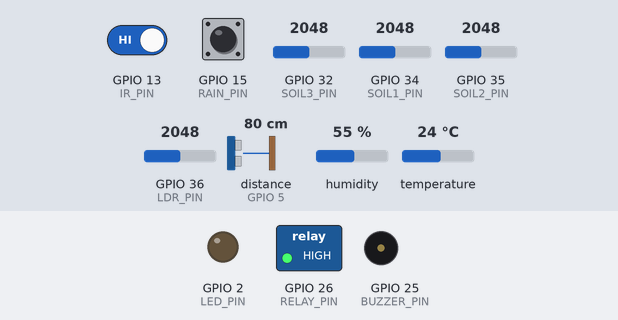
Bench run of a sketch on a simulated ESP32. Parts: switched loads named in the sketch (green lamp = pin HIGH), output pins drawn as LEDs (lit = HIGH), buzzer (waves = sounding). The inputs (shaded band) are chosen by the test bench; at power-on: GPIO 36 (LDR_PIN) = 2048, GPIO 13 (IR_PIN) HIGH, GPIO 15 (RAIN_PIN) HIGH, GPIO 32 (SOIL3_PIN) = 2048, GPIO 34 (SOIL1_PIN) = 2048, GPIO 35 (SOIL2_PIN) = 2048, distance to the obstacle (sensor on GPIO 5) 80 cm, humidity 55 %, temperature 24 °C. The echo pulse lasts 58.3 µs per cm; WiFi joins after 1.5 s; servers stay silent unless stated; uploads are accepted with an empty reply; pins used as bus, display or sensor lines are not drawn; what the sketch prints to the serial monitor is not drawn.

Above: at 2.7 s.
2.8 s: GPIO 36 (LDR_PIN) set to 2866
At 6.2 s:
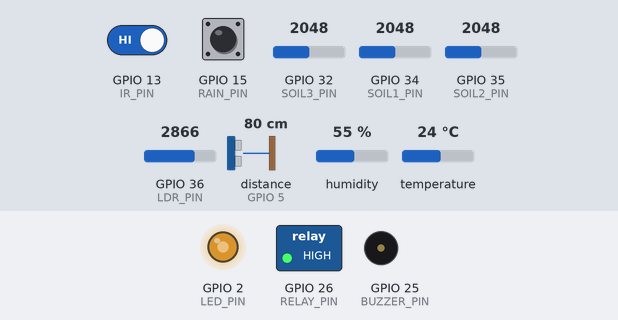
9.7 s: GPIO 13 (IR_PIN) driven LOW
At 11.2 s:
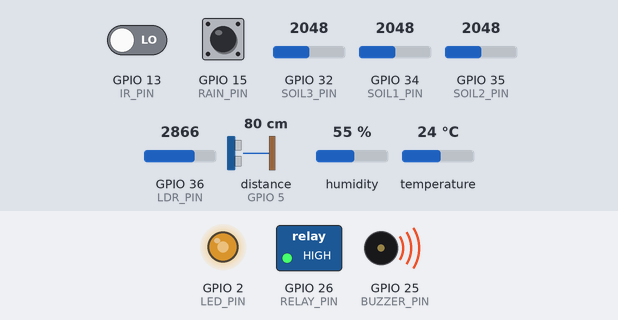
16.6 s: GPIO 36 (LDR_PIN) set to 1960
At 21.7 s:
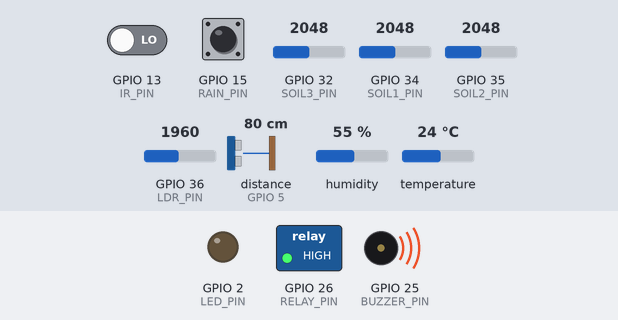
23.5 s: GPIO 36 (LDR_PIN) set to 2073
At 26.7 s:
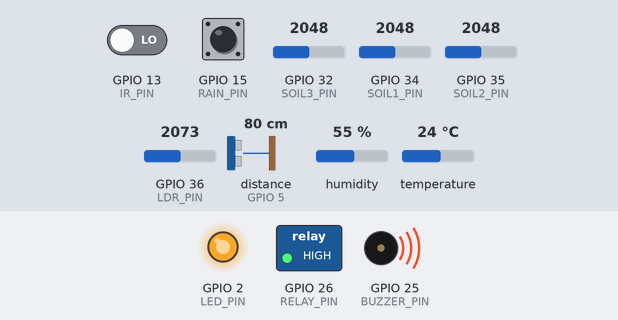
30.4 s: GPIO 13 (IR_PIN) driven HIGH
Timing chart, 0 to 36.5 s (numbered marks = the images above; inputs shaded):
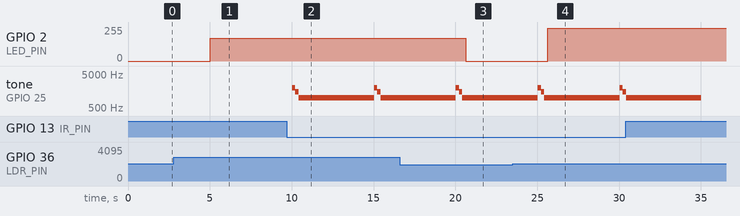

The sketch:

field_farm.ino
```cpp
/*
------------------------------------------------
ECOGROW Smart Farm Monitoring System
ESP32 + IoT + AI Irrigation Automation

Features:
- Soil Moisture Monitoring
- Smart Irrigation
- Rain Detection
- Intruder Detection
- Tank Monitoring
- LDR Smart Lighting
- Cloud Analytics
------------------------------------------------
*/

#include "DHT.h"
#include <WiFi.h>
#include <HTTPClient.h>
#include <ArduinoJson.h>
#include <WiFiClientSecure.h>

// ------------------- PINS -------------------
#define SOIL1_PIN 34
#define SOIL2_PIN 35
#define SOIL3_PIN 32

#define RELAY_PIN 26
#define RAIN_PIN 15
#define TRIG_PIN 18
#define ECHO_PIN 5

#define IR_PIN 13
#define BUZZER_PIN 25

#define DHT_PIN 4
#define DHT_TYPE DHT11
DHT dht(DHT_PIN, DHT_TYPE);

#define LDR_PIN 36       // LDR analog input
#define LED_PIN 2        // PWM LED output

// ------------------- CALIBRATION -------------------
int dryValue = 3800;
int wetValue = 1800;

int LDR_DARK_THRESHOLD = 2000; // adjust based on ambient sunlight

// ------------------- WATER -------------------
bool pumpState = false;
String pumpReason = "";
float waterUsed = 0;
float FLOW_RATE = 0.05; // liters per min
float DAILY_LIMIT = 100.0;
unsigned long pumpStart = 0;

// ------------------- TANK -------------------
#define TANK_EMPTY_DISTANCE 12
#define TANK_FULL_DISTANCE 2
#define TANK_LOW_PERCENT 20

int tankPercent = 0;
long lastValidDistance = 12;

// ------------------- WIFI -------------------
const char* ssid = "USERNAM";
const char* password = "PASS";
const char* serverName = "YOUR_SERVER_URL"; //ngrok based

// ------------------- TIMING -------------------
unsigned long previousMillis = 0;
const long interval = 5000; // 5 seconds

// ------------------- SETUP -------------------
void setup() {
  Serial.begin(115200);

  pinMode(RELAY_PIN, OUTPUT);
  digitalWrite(RELAY_PIN, HIGH);

  pinMode(RAIN_PIN, INPUT);
  pinMode(TRIG_PIN, OUTPUT);
  pinMode(ECHO_PIN, INPUT);

  pinMode(IR_PIN, INPUT);
  pinMode(BUZZER_PIN, OUTPUT);

  pinMode(LED_PIN, OUTPUT);

  // Setup PWM for LED on ESP32
  ledcSetup(0, 5000, 8); // Channel 0, 5kHz, 8-bit resolution
  ledcAttachPin(LED_PIN, 0);

  dht.begin();
  connectWiFi();
}

// ------------------- LOOP -------------------
void loop() {
  unsigned long currentMillis = millis();
  if (currentMillis - previousMillis < interval) return;
  previousMillis = currentMillis;

  // WiFi reconnect if disconnected
  if (WiFi.status() != WL_CONNECTED) connectWiFi();

  // --- SENSORS ---
  int raw1 = analogRead(SOIL1_PIN);
  int raw2 = analogRead(SOIL2_PIN);
  int raw3 = analogRead(SOIL3_PIN);

  int m1 = moisturePercent(raw1);
  int m2 = moisturePercent(raw2);
  int m3 = moisturePercent(raw3);

  float temp = NAN, hum = NAN;
  for (int i = 0; i < 3; i++) {
    temp = dht.readTemperature();
    hum = dht.readHumidity();
    if (!isnan(temp) && !isnan(hum)) break;
    delay(200);
  }
  if (isnan(temp)) temp = -1;
  if (isnan(hum)) hum = -1;

  long d = readHCSR04();
  if (d > 0) lastValidDistance = d;
  tankPercent = tankPercentage(lastValidDistance);

  bool isRaining = rain();
  int irValue = digitalRead(IR_PIN);
  bool intruder = (irValue == LOW);

  // --- BUZZER ---
  if (intruder) {
    tone(BUZZER_PIN, 2000); delay(200);
    tone(BUZZER_PIN, 1500); delay(200);
    tone(BUZZER_PIN, 1000); delay(200);
  } else noTone(BUZZER_PIN);

  // --- PUMP LOGIC ---
  int avgMoisture = (m1 + m2 + m3) / 3;
  int driestZone = min(m1, min(m2, m3));

  if (tankPercent <= TANK_LOW_PERCENT || isRaining) {
    stopPump(); pumpReason = "Safety Stop";
  } else if (driestZone < 40) {
    startPump(); pumpReason = "Critical Dry Zone";
  } else if (avgMoisture < 55) {
    startPump(); pumpReason = "Smart Irrigation";
  } else {
    stopPump(); pumpReason = "Moisture OK";
  }

  if (pumpState) {
    waterUsed += FLOW_RATE * interval / 60000.0;
    if (waterUsed > DAILY_LIMIT) waterUsed = DAILY_LIMIT;
  }

  int health = computeHealth(temp, hum, m1, m2, m3);

  // --- LDR & LED LOGIC ---
  int ldrValue = analogRead(LDR_PIN);
  int ledBrightness = 0;

  if (ldrValue > LDR_DARK_THRESHOLD) {
    // Low sunlight → LED ON with higher brightness
    ledBrightness = map(ldrValue, LDR_DARK_THRESHOLD, 4095, 255, 50);
  } else {
    // Sufficient sunlight → LED dim/off
    ledBrightness = 0;
  }

  ledcWrite(0, constrain(ledBrightness, 0, 255));

  // --- SEND DATA ---
  sendData(m1, m2, m3, temp, hum, health, intruder, isRaining, raw1, raw2, raw3, d, ldrValue, ledBrightness);
}

// ------------------- FUNCTIONS -------------------
void connectWiFi() {
  WiFi.begin(ssid, password);
  Serial.print("Connecting WiFi");
  int retries = 0;
  while (WiFi.status() != WL_CONNECTED && retries < 20) {
    delay(500); Serial.print("."); retries++;
  }
  if (WiFi.status() == WL_CONNECTED) Serial.println("\n✅ WiFi Connected");
  else Serial.println("\n❌ WiFi Connection Failed");
}

int moisturePercent(int v) { return constrain(map(v, wetValue, dryValue, 100, 0), 0, 100); }

void startPump() { if (!pumpState) { pumpState = true; digitalWrite(RELAY_PIN, LOW); pumpStart = millis(); } }
void stopPump() { if (pumpState) { pumpState = false; digitalWrite(RELAY_PIN, HIGH); waterUsed += FLOW_RATE * (millis() - pumpStart) / 60000.0; if (waterUsed > DAILY_LIMIT) waterUsed = DAILY_LIMIT; } }

int computeHealth(float t, float h, int m1, int m2, int m3) {
  int score = 100;
  if (m1 < 50 || m2 < 50 || m3 < 50) score -= 15;
  if (t > 32) score -= 15;
  if (h < 40 || h > 85) score -= 10;
  return constrain(score, 0, 100);
}

long readHCSR04() {
  digitalWrite(TRIG_PIN, LOW); delayMicroseconds(2);
  digitalWrite(TRIG_PIN, HIGH); delayMicroseconds(10);
  digitalWrite(TRIG_PIN, LOW);
  long duration = pulseIn(ECHO_PIN, HIGH, 30000);
  if (duration == 0) return -1;
  return duration * 0.034 / 2;
}

int tankPercentage(int d) { d = constrain(d, TANK_FULL_DISTANCE, TANK_EMPTY_DISTANCE); return map(d, TANK_EMPTY_DISTANCE, TANK_FULL_DISTANCE, 0, 100); }
bool rain() { return digitalRead(RAIN_PIN) == LOW; }

void sendData(int s1, int s2, int s3, float t, float h, int health, bool intruder, bool isRaining,
              int raw1, int raw2, int raw3, long distance, int ldrValue, int ledBrightness) {
  WiFiClientSecure client; client.setInsecure();
  HTTPClient http;
  http.begin(client, serverName);
  http.addHeader("Content-Type", "application/json");

  StaticJsonDocument<1024> doc;
  doc["Email"] = "farmer@example.com";
  doc["Soil_Moisture_Zone1 (%)"] = s1;
  doc["Soil_Moisture_Zone2 (%)"] = s2;
  doc["Soil_Moisture_Zone3 (%)"] = s3;
  doc["Pump_Status"] = pumpState ? "ON" : "OFF";
  doc["Pump_Reason"] = pumpReason;
  doc["Temperature (°C)"] = t;
  doc["Humidity (%)"] = h;
  doc["Rain (0/1)"] = isRaining ? 1 : 0;
  doc["Tank_Level (%)"] = tankPercent;
  doc["Tank_Low_Alert (0/1)"] = tankPercent <= 20 ? 1 : 0;
  doc["Crop_Health (%)"] = health;
  doc["Water_Used_Total"] = waterUsed;
  doc["Intruder (0/1)"] = intruder ? 1 : 0;
  doc["LDR_Value"] = ldrValue;
  doc["LED_Brightness"] = ledBrightness;

  // Optional: add raw values for debugging
  doc["Soil1_Raw"] = raw1;
  doc["Soil2_Raw"] = raw2;
  doc["Soil3_Raw"] = raw3;
  doc["Tank_Distance_cm"] = distance;

  String json; serializeJson(doc, json);
  Serial.println("Sending JSON:");
  Serial.println(json);

  int code = http.POST(json);
  if (code <= 0) {
    Serial.print("HTTP POST failed: ");
    Serial.println(http.errorToString(code));
  } else Serial.print("HTTP Code: "); Serial.println(code);

  http.end();
}
```

Measured:
- the behaviour switches between 2000 and 2001 on GPIO 36 (LDR_PIN) (found by bisection; images 3 and 4)
- after the input at 2.8 s, GPIO 2 (LED_PIN): 0/255 → 170/255 after 2.2 s
- after the input at 9.7 s, tone on GPIO 25 (BUZZER_PIN): plays 2000 Hz for 0.20 s, 1500 Hz for 0.20 s, 1000 Hz for 4.6 s, 2000 Hz for 0.20 s, 1500 Hz for 0.20 s, 1000 Hz for 1.2 s, starting after 0.33 s
- after the input at 16.6 s, GPIO 2 (LED_PIN): 170/255 → 0/255 after 4.0 s
- after the input at 23.5 s, GPIO 2 (LED_PIN): 0/255 → 247/255 after 2.1 s
